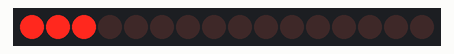
Recording of a sketch running on a simulated Arduino Uno, built with avr-gcc and run on an emulated ATmega328P. Parts: 16 shift-register outputs drawn as a row of LEDs (first output left, lit = HIGH). Wiring (inferred from the names in the program): 2 × shift register (74HC595): data pin 11; shift clock pin 12; latch pin 8. Wiring (inferred from the signals the program sends): row of LEDs: on Q0, Q1, Q2, Q3, Q4, Q5, Q6, Q7, Q8, Q9, Q10, Q11, Q12, Q13, Q14, Q15.

Above: at 0.03 s.
At 0.41 s:
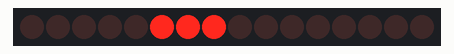
At 0.79 s:
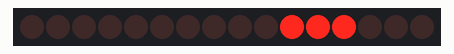
At 1.61 s:
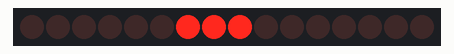
At 3.15 s:
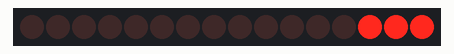
At 4.77 s:
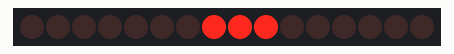
Timing chart, 0 to 5.1 s (numbered marks = the images above):
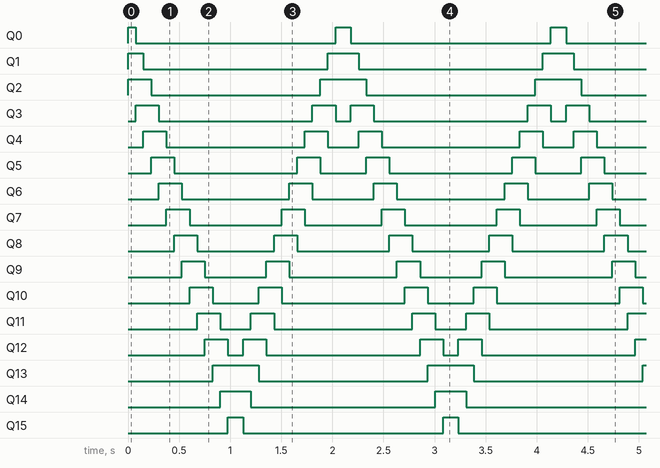

Measured:
- by itself, Q0: repeats every 2.1 s: LOW 2.0 s, HIGH 0.15 s
- by itself, Q1: repeats every 2.1 s: LOW 1.8 s, HIGH 0.30 s
- by itself, Q2: repeats every 2.1 s: LOW 1.7 s, HIGH 0.45 s
- by itself, Q3: repeats every 2.1 s: LOW 1.5 s, HIGH 0.23 s, LOW 0.15 s, HIGH 0.23 s
- by itself, Q4: repeats every 2.1 s: LOW 1.4 s, HIGH 0.23 s, LOW 0.30 s, HIGH 0.23 s
- by itself, Q5: repeats every 2.1 s: LOW 1.2 s, HIGH 0.23 s, LOW 0.45 s, HIGH 0.23 s
- by itself, Q6: repeats every 2.1 s: LOW 1.1 s, HIGH 0.23 s, LOW 0.60 s, HIGH 0.23 s
- by itself, Q7: alternates HIGH for 0.23 s and LOW for 0.90 s

The sketch:

KnightRider1982.ino
```cpp
/*****************************************************************************/
/*  Name    : Multiplexing 74HC595, Knight Rider 1982                        */
/*  Author  : Nelson Pestana, https://github.com/npestana/                   */
/*  Date    : 25 October, 2015                                               */
/*  Version : 1.0                                                            */
/*  Notes   : Code for using a 74HC595 Shift Register                        */
/*          : to create KITT front panel effect                              */
/*****************************************************************************/

/* Pins used */
int clockPin = 12;
int dataPin = 11;
int latchPin = 8;

byte ledsState[11];
int ledsStateSpeed = 75;

void setup() {
  /*
   *  Pins used to talk to the chip configured
   *  as output so we can write to them
   */
  pinMode(latchPin, OUTPUT);
  pinMode(clockPin, OUTPUT);
  pinMode(dataPin, OUTPUT);

  /* Leds states (8 bit) */
  ledsState[0] = 0x80;  /* 10000000 */
  ledsState[1] = 0xC0;  /* 11000000 */
  ledsState[2] = 0xE0;  /* 11100000 */
  ledsState[3] = 0x70;  /* 01110000 */
  ledsState[4] = 0x38;  /* 00111000 */
  ledsState[5] = 0x1C;  /* 00011100 */
  ledsState[6] = 0xE;   /* 00001110 */
  ledsState[7] = 0x7;   /* 00000111 */
  ledsState[8] = 0x3;   /* 00000011 */
  ledsState[9] = 0x1;   /* 00000001 */
  ledsState[10] = 0x00; /* 00000000 */
}

void loop() {
  /*
   *  i == 0 Left -> Right
   *  i == 1 Left <- Right
   */
  for (int i = 0; i < 2; i++) {
    byte bitOrder;

    if (i == 0)
      bitOrder = LSBFIRST;
    else
      bitOrder = MSBFIRST;

    /*
     *  Left -> Right
     *  j == 2:  11100000 | 00000000
     *  j == 3:  01110000 | 00000000
     *  j == 4:  00111000 | 00000000
     *  j == 5:  00011100 | 00000000
     *  j == 6:  00001110 | 00000000
     *  j == 7:  00000111 | 00000000
     *  j == 8:  00000011 | 10000000
     *  j == 9:  00000001 | 11000000
     *  j == 10: 00000000 | 11100000
     *  j == 11: 00000000 | 01110000
     *  j == 12: 00000000 | 00111000
     *  j == 13: 00000000 | 00011100
     *  j == 14: 00000000 | 00001110
     *  j == 15: 00000000 | 00000111
     */
    for (int j = 2; j < 16; j++) {
      int ledsStatePosA, ledsStatePosB;

      if (i == 0 && j < 10)
        ledsStatePosA = j;
      else if (i == 1 && j > 7)
        ledsStatePosA = j - 8;
      else
        ledsStatePosA = 10;

      if (i == 0 && j > 7)
        ledsStatePosB = j - 8;
      else if (i == 1 && j < 10)
        ledsStatePosB = j;
      else
        ledsStatePosB = 10;

      updateLedsState(bitOrder, ledsStatePosA, ledsStatePosB);

      delay(ledsStateSpeed);
    }
  }
}

/*
 *  NOTE: We need to use shiftOut from last to first member of the
 *  registers cascade.
 */
void updateLedsState(byte bitOrder, int ledsStatePosA, int ledsStatePosB) {
  digitalWrite(latchPin, LOW);
  shiftOut(dataPin, clockPin, bitOrder, ledsState[ledsStatePosB]);
  shiftOut(dataPin, clockPin, bitOrder, ledsState[ledsStatePosA]);
  digitalWrite(latchPin, HIGH);
}
```
